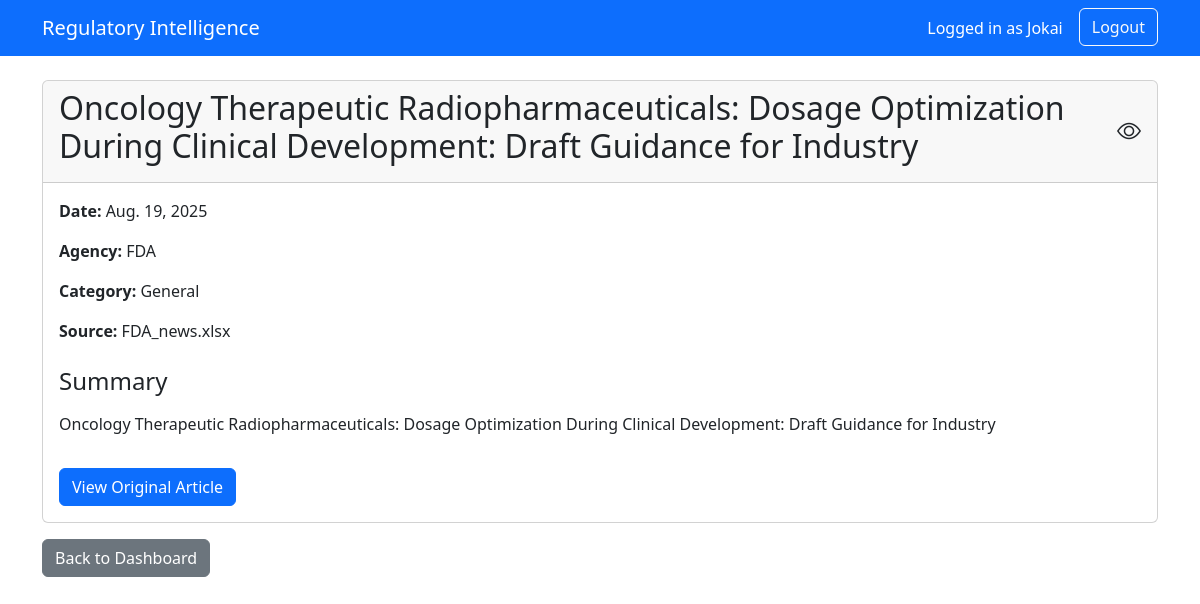
/item/12207/ (signed in), run on the app's committed database.
### ri_app/models.py (models this page shows, shortened)
class RegulatoryData(models.Model):
    title = models.CharField(max_length=500)
    summary = models.TextField(blank=True, null=True)
    date = models.DateField(blank=True, null=True)
    article_url = models.URLField(max_length=1000)
    Product_Type = models.CharField(max_length=200, blank=True, null=True)  # Uppercase
    Document_Type = models.CharField(max_length=200, blank=True, null=True)  # Uppercase
    Drug_names = models.CharField(max_length=200, blank=True, null=True)  # Uppercase
    source_file = models.CharField(max_length=255, blank=True, null=True)
    agency = models.CharField(max_length=100, blank=True, null=True, default='Unknown')  # Added null/blank
    category = models.CharField(max_length=100, blank=True, null=True, default='General')  # Added null/blank
    viewed = models.BooleanField(default=False)
    class Meta:
        verbose_name = "Regulatory Intelligence Data"
        verbose_name_plural = "Regulatory Intelligence Data"
        ordering = ['-date']

### ri_app/views.py (the view)
# urls.py: path('item/<int:pk>/', DetailView.as_view(), name='detail'),
class DetailView(LoginRequiredMixin, DetailView):
    model = RegulatoryData
    template_name = 'ri_app/detail.html'
    context_object_name = 'item'

### ri_app/templates/ri_app/detail.html (shortened to what this page needs)
{% extends "ri_app/base.html" %}
{% block content %}
<div class="card">
    <div class="card-header d-flex justify-content-between align-items-center">
        <h2>{{ item.title }}</h2>
        <i id="viewed-icon"
           class="bi bi-eye{% if item.viewed %}-fill text-danger{% endif %}"
           style="font-size: 1.5rem; cursor: pointer;"
           data-item-id="{{ item.id }}"
           data-viewed="{% if item.viewed %}true{% else %}false{% endif %}"
           title="{% if item.viewed %}Mark as unread{% else %}Mark as read{% endif %}"></i>
    </div>
    <div class="card-body">
        <p><strong>Date:</strong> {{ item.date }}</p>
        <p><strong>Agency:</strong> {{ item.agency }}</p>
        <p><strong>Category:</strong> {{ item.category }}</p>
        <p><strong>Source:</strong> {{ item.source_file }}</p>
        <div class="mt-4">
            <h4>Summary</h4>
            <p>{{ item.summary|linebreaks }}</p>
        </div>
        <a href="{{ item.article_url }}" target="_blank" class="btn btn-primary mt-3">View Original Article</a>
    </div>
</div>
<a href="{% url 'dashboard' %}" class="btn btn-secondary mt-3">Back to Dashboard</a>
<link rel="stylesheet" href="https://cdn.jsdelivr.net/npm/bootstrap-icons@1.8.0/font/bootstrap-icons.css">
{% endblock %}

### ri_app/templates/ri_app/base.html (shortened to what this page needs)
<!DOCTYPE html>
<html lang="en">
<head>
    <link href="https://cdn.jsdelivr.net/npm/bootstrap@5.3.0/dist/css/bootstrap.min.css" rel="stylesheet">
    <link rel="stylesheet" href="https://cdn.jsdelivr.net/npm/bootstrap-icons@1.8.0/font/bootstrap-icons.css">
    <link rel="stylesheet" href="https://cdn.jsdelivr.net/npm/flatpickr/dist/flatpickr.min.css">
</head>
<body>
    <nav class="navbar navbar-expand-lg navbar-dark bg-primary mb-4">
        <div class="container">
            <a class="navbar-brand" href="{% url 'dashboard' %}">Regulatory Intelligence</a>
            <div class="d-flex ms-auto">
                {% if user.is_authenticated %}
                    <span class="navbar-text text-white me-3">
                        Logged in as {{ user.username }}
                    </span>
                    <form method="post" action="{% url 'logout' %}">
                        <button type="submit" class="btn btn-outline-light">Logout</button>
                    </form>
                {% else %}
                    <a class="btn btn-outline-light" href="{% url 'login' %}">Login</a>
                {% endif %}
            </div>
        </div>
    </nav>
    <div class="container">
        {% block content %}{% endblock %}
    </div>
</body>
</html>

### data on the page
RegulatoryData: title "Oncology Therapeutic Radiopharmaceuticals: Dosage Optimization During Clinical Development: Draft Guidance for Industry", date "Aug. 19, 2025", agency "FDA", category "General", source_file "FDA_news.xlsx", summary "Oncology Therapeutic Radiopharmaceuticals: Dosage Optimization During Clinical Development: Draft Guidance for Industry"

### other printed values
{{ user.username }} "Jokai"
